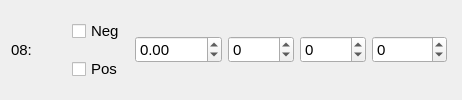
       <widget class="QWidget" name="contact08Wig" native="true">
        <layout class="QGridLayout" name="gridLayout_25">
         <item row="1" column="3">
          <widget class="QCheckBox" name="contact08Neg">
           <property name="sizePolicy">
            <sizepolicy hsizetype="Fixed" vsizetype="Fixed">
             <horstretch>0</horstretch>
             <verstretch>0</verstretch>
            </sizepolicy>
           </property>
           <property name="minimumSize">
            <size>
             <width>47</width>
             <height>0</height>
            </size>
           </property>
           <property name="font">
            <font>
             <family>Arial</family>
             <pointsize>11</pointsize>
            </font>
           </property>
           <property name="focusPolicy">
            <enum>Qt::NoFocus</enum>
           </property>
           <property name="text">
            <string>Neg</string>
           </property>
           <attribute name="buttonGroup">
            <string notr="true">polarity08</string>
           </attribute>
          </widget>
         </item>
         <item row="2" column="3">
          <widget class="QCheckBox" name="contact08Pos">
           <property name="sizePolicy">
            <sizepolicy hsizetype="Fixed" vsizetype="Fixed">
             <horstretch>0</horstretch>
             <verstretch>0</verstretch>
            </sizepolicy>
           </property>
           <property name="minimumSize">
            <size>
             <width>47</width>
             <height>0</height>
            </size>
           </property>
           <property name="font">
            <font>
             <family>Arial</family>
             <pointsize>11</pointsize>
            </font>
           </property>
           <property name="focusPolicy">
            <enum>Qt::NoFocus</enum>
           </property>
           <property name="text">
            <string>Pos</string>
           </property>
           <attribute name="buttonGroup">
            <string notr="true">polarity08</string>
           </attribute>
          </widget>
         </item>
         <item row="1" column="0" rowspan="2">
          <widget class="QLabel" name="contact08Text">
           <property name="sizePolicy">
            <sizepolicy hsizetype="Fixed" vsizetype="Preferred">
             <horstretch>0</horstretch>
             <verstretch>0</verstretch>
            </sizepolicy>
           </property>
           <property name="minimumSize">
            <size>
             <width>55</width>
             <height>0</height>
            </size>
           </property>
           <property name="font">
            <font>
             <family>Arial</family>
             <pointsize>11</pointsize>
            </font>
           </property>
           <property name="text">
            <string>08:</string>
           </property>
           <property name="alignment">
            <set>Qt::AlignLeading|Qt::AlignLeft|Qt::AlignVCenter</set>
           </property>
           <property name="margin">
            <number>0</number>
           </property>
           <property name="indent">
            <number>0</number>
           </property>
          </widget>
         </item>
         <item row="1" column="4" rowspan="2">
          <widget class="QWidget" name="widget_8" native="true">
           <layout class="QGridLayout" name="gridLayout_15">
            <property name="leftMargin">
             <number>4</number>
            </property>
            <property name="rightMargin">
             <number>4</number>
            </property>
            <item row="0" column="0">
             <widget class="QDoubleSpinBox" name="contact08Amp">
              <property name="sizePolicy">
               <sizepolicy hsizetype="Fixed" vsizetype="Fixed">
                <horstretch>0</horstretch>
                <verstretch>0</verstretch>
               </sizepolicy>
              </property>
              <property name="minimumSize">
               <size>
                <width>50</width>
                <height>0</height>
               </size>
              </property>
              <property name="font">
               <font>
                <family>Arial</family>
                <pointsize>11</pointsize>
               </font>
              </property>
              <property name="focusPolicy">
               <enum>Qt::StrongFocus</enum>
              </property>
              <property name="styleSheet">
               <string notr="true"/>
              </property>
              <property name="showGroupSeparator" stdset="0">
               <bool>false</bool>
              </property>
              <property name="minimum">
               <double>-1000.000000000000000</double>
              </property>
              <property name="maximum">
               <double>1000.000000000000000</double>
              </property>
             </widget>
            </item>
            <item row="0" column="1">
             <widget class="QDoubleSpinBox" name="contact08Freq">
              <property name="sizePolicy">
               <sizepolicy hsizetype="Fixed" vsizetype="Fixed">
                <horstretch>0</horstretch>
                <verstretch>0</verstretch>
               </sizepolicy>
              </property>
              <property name="minimumSize">
               <size>
                <width>50</width>
                <height>0</height>
               </size>
              </property>
              <property name="font">
               <font>
                <family>Arial</family>
                <pointsize>11</pointsize>
               </font>
              </property>
              <property name="focusPolicy">
               <enum>Qt::StrongFocus</enum>
              </property>
              <property name="styleSheet">
               <string notr="true"/>
              </property>
              <property name="showGroupSeparator" stdset="0">
               <bool>false</bool>
              </property>
              <property name="decimals">
               <number>0</number>
              </property>
              <property name="minimum">
               <double>-1000.000000000000000</double>
              </property>
              <property name="maximum">
               <double>1000.000000000000000</double>
              </property>
             </widget>
            </item>
            <item row="0" column="2">
             <widget class="QDoubleSpinBox" name="contact08PW">
              <property name="sizePolicy">
               <sizepolicy hsizetype="Fixed" vsizetype="Fixed">
                <horstretch>0</horstretch>
                <verstretch>0</verstretch>
               </sizepolicy>
              </property>
              <property name="minimumSize">
               <size>
                <width>50</width>
                <height>0</height>
               </size>
              </property>
              <property name="font">
               <font>
                <family>Arial</family>
                <pointsize>11</pointsize>
               </font>
              </property>
              <property name="focusPolicy">
               <enum>Qt::StrongFocus</enum>
              </property>
              <property name="styleSheet">
               <string notr="true"/>
              </property>
              <property name="decimals">
               <number>0</number>
              </property>
              <property name="minimum">
               <double>-1000.000000000000000</double>
              </property>
              <property name="maximum">
               <double>1000.000000000000000</double>
              </property>
             </widget>
            </item>
            <item row="0" column="3">
             <widget class="QDoubleSpinBox" name="contact08Imp">
              <property name="sizePolicy">
               <sizepolicy hsizetype="Fixed" vsizetype="Fixed">
                <horstretch>0</horstretch>
                <verstretch>0</verstretch>
               </sizepolicy>
              </property>
              <property name="minimumSize">
               <size>
                <width>60</width>
                <height>0</height>
               </size>
              </property>
              <property name="font">
               <font>
                <family>Arial</family>
                <pointsize>11</pointsize>
               </font>
              </property>
              <property name="focusPolicy">
               <enum>Qt::StrongFocus</enum>
              </property>
              <property name="decimals">
               <number>0</number>
              </property>
              <property name="minimum">
               <double>-10000.000000000000000</double>
              </property>
              <property name="maximum">
               <double>10000.000000000000000</double>
              </property>
             </widget>
            </item>
           </layout>
          </widget>
         </item>
        </layout>
       </widget>
